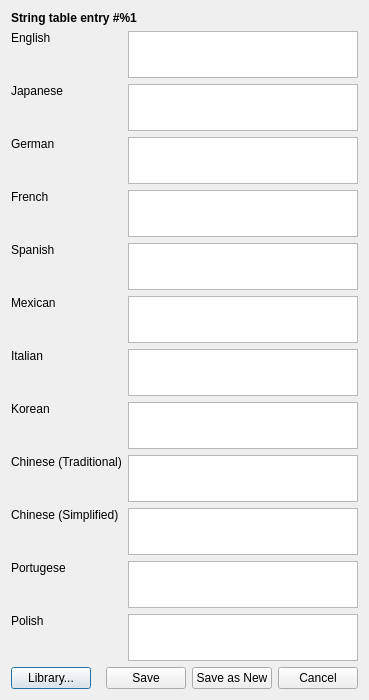
<?xml version="1.0" encoding="UTF-8"?>
<ui version="4.0">
 <class>LocalizedStringEditorModal</class>
 <widget class="QDialog" name="LocalizedStringEditorModal">
  <property name="geometry">
   <rect>
    <x>0</x>
    <y>0</y>
    <width>369</width>
    <height>700</height>
   </rect>
  </property>
  <property name="sizePolicy">
   <sizepolicy hsizetype="Preferred" vsizetype="Preferred">
    <horstretch>0</horstretch>
    <verstretch>0</verstretch>
   </sizepolicy>
  </property>
  <property name="windowTitle">
   <string>Dialog</string>
  </property>
  <layout class="QGridLayout" name="gridLayout">
   <item row="8" column="1">
    <widget class="QPlainTextEdit" name="fieldKorean">
     <property name="sizePolicy">
      <sizepolicy hsizetype="Expanding" vsizetype="MinimumExpanding">
       <horstretch>0</horstretch>
       <verstretch>0</verstretch>
      </sizepolicy>
     </property>
     <property name="minimumSize">
      <size>
       <width>0</width>
       <height>25</height>
      </size>
     </property>
     <property name="tabChangesFocus">
      <bool>true</bool>
     </property>
    </widget>
   </item>
   <item row="4" column="1">
    <widget class="QPlainTextEdit" name="fieldFrench">
     <property name="sizePolicy">
      <sizepolicy hsizetype="Expanding" vsizetype="MinimumExpanding">
       <horstretch>0</horstretch>
       <verstretch>0</verstretch>
      </sizepolicy>
     </property>
     <property name="minimumSize">
      <size>
       <width>0</width>
       <height>25</height>
      </size>
     </property>
     <property name="tabChangesFocus">
      <bool>true</bool>
     </property>
    </widget>
   </item>
   <item row="7" column="0">
    <widget class="QLabel" name="label_7">
     <property name="text">
      <string>Italian</string>
     </property>
     <property name="alignment">
      <set>Qt::AlignLeading|Qt::AlignLeft|Qt::AlignTop</set>
     </property>
     <property name="buddy">
      <cstring>fieldItalian</cstring>
     </property>
    </widget>
   </item>
   <item row="3" column="1">
    <widget class="QPlainTextEdit" name="fieldGerman">
     <property name="sizePolicy">
      <sizepolicy hsizetype="Expanding" vsizetype="MinimumExpanding">
       <horstretch>0</horstretch>
       <verstretch>0</verstretch>
      </sizepolicy>
     </property>
     <property name="minimumSize">
      <size>
       <width>0</width>
       <height>25</height>
      </size>
     </property>
     <property name="tabChangesFocus">
      <bool>true</bool>
     </property>
    </widget>
   </item>
   <item row="12" column="1">
    <widget class="QPlainTextEdit" name="fieldPolish">
     <property name="sizePolicy">
      <sizepolicy hsizetype="Expanding" vsizetype="MinimumExpanding">
       <horstretch>0</horstretch>
       <verstretch>0</verstretch>
      </sizepolicy>
     </property>
     <property name="minimumSize">
      <size>
       <width>0</width>
       <height>25</height>
      </size>
     </property>
     <property name="tabChangesFocus">
      <bool>true</bool>
     </property>
    </widget>
   </item>
   <item row="3" column="0">
    <widget class="QLabel" name="label_3">
     <property name="text">
      <string>German</string>
     </property>
     <property name="alignment">
      <set>Qt::AlignLeading|Qt::AlignLeft|Qt::AlignTop</set>
     </property>
     <property name="buddy">
      <cstring>fieldGerman</cstring>
     </property>
    </widget>
   </item>
   <item row="6" column="0">
    <widget class="QLabel" name="label_6">
     <property name="text">
      <string>Mexican</string>
     </property>
     <property name="alignment">
      <set>Qt::AlignLeading|Qt::AlignLeft|Qt::AlignTop</set>
     </property>
     <property name="buddy">
      <cstring>fieldMexican</cstring>
     </property>
    </widget>
   </item>
   <item row="0" column="0" colspan="2">
    <widget class="QLabel" name="labelStringIndex">
     <property name="font">
      <font>
       <weight>75</weight>
       <bold>true</bold>
      </font>
     </property>
     <property name="text">
      <string>String table entry #%1</string>
     </property>
    </widget>
   </item>
   <item row="9" column="1">
    <widget class="QPlainTextEdit" name="fieldChineseTrad">
     <property name="sizePolicy">
      <sizepolicy hsizetype="Expanding" vsizetype="MinimumExpanding">
       <horstretch>0</horstretch>
       <verstretch>0</verstretch>
      </sizepolicy>
     </property>
     <property name="minimumSize">
      <size>
       <width>0</width>
       <height>25</height>
      </size>
     </property>
     <property name="tabChangesFocus">
      <bool>true</bool>
     </property>
    </widget>
   </item>
   <item row="12" column="0">
    <widget class="QLabel" name="label_12">
     <property name="text">
      <string>Polish</string>
     </property>
     <property name="alignment">
      <set>Qt::AlignLeading|Qt::AlignLeft|Qt::AlignTop</set>
     </property>
     <property name="buddy">
      <cstring>fieldPolish</cstring>
     </property>
    </widget>
   </item>
   <item row="4" column="0">
    <widget class="QLabel" name="label_4">
     <property name="text">
      <string>French</string>
     </property>
     <property name="alignment">
      <set>Qt::AlignLeading|Qt::AlignLeft|Qt::AlignTop</set>
     </property>
     <property name="buddy">
      <cstring>fieldFrench</cstring>
     </property>
    </widget>
   </item>
   <item row="11" column="1">
    <widget class="QPlainTextEdit" name="fieldPortugese">
     <property name="sizePolicy">
      <sizepolicy hsizetype="Expanding" vsizetype="MinimumExpanding">
       <horstretch>0</horstretch>
       <verstretch>0</verstretch>
      </sizepolicy>
     </property>
     <property name="minimumSize">
      <size>
       <width>0</width>
       <height>25</height>
      </size>
     </property>
     <property name="tabChangesFocus">
      <bool>true</bool>
     </property>
    </widget>
   </item>
   <item row="5" column="1">
    <widget class="QPlainTextEdit" name="fieldSpanish">
     <property name="sizePolicy">
      <sizepolicy hsizetype="Expanding" vsizetype="MinimumExpanding">
       <horstretch>0</horstretch>
       <verstretch>0</verstretch>
      </sizepolicy>
     </property>
     <property name="minimumSize">
      <size>
       <width>0</width>
       <height>25</height>
      </size>
     </property>
     <property name="tabChangesFocus">
      <bool>true</bool>
     </property>
    </widget>
   </item>
   <item row="6" column="1">
    <widget class="QPlainTextEdit" name="fieldMexican">
     <property name="sizePolicy">
      <sizepolicy hsizetype="Expanding" vsizetype="MinimumExpanding">
       <horstretch>0</horstretch>
       <verstretch>0</verstretch>
      </sizepolicy>
     </property>
     <property name="minimumSize">
      <size>
       <width>0</width>
       <height>25</height>
      </size>
     </property>
     <property name="tabChangesFocus">
      <bool>true</bool>
     </property>
    </widget>
   </item>
   <item row="11" column="0">
    <widget class="QLabel" name="label_11">
     <property name="text">
      <string>Portugese</string>
     </property>
     <property name="alignment">
      <set>Qt::AlignLeading|Qt::AlignLeft|Qt::AlignTop</set>
     </property>
     <property name="buddy">
      <cstring>fieldPortugese</cstring>
     </property>
    </widget>
   </item>
   <item row="1" column="0">
    <widget class="QLabel" name="label">
     <property name="text">
      <string>English</string>
     </property>
     <property name="alignment">
      <set>Qt::AlignLeading|Qt::AlignLeft|Qt::AlignTop</set>
     </property>
     <property name="buddy">
      <cstring>fieldEnglish</cstring>
     </property>
    </widget>
   </item>
   <item row="2" column="0">
    <widget class="QLabel" name="label_2">
     <property name="text">
      <string>Japanese</string>
     </property>
     <property name="alignment">
      <set>Qt::AlignLeading|Qt::AlignLeft|Qt::AlignTop</set>
     </property>
     <property name="buddy">
      <cstring>fieldJapanese</cstring>
     </property>
    </widget>
   </item>
   <item row="2" column="1">
    <widget class="QPlainTextEdit" name="fieldJapanese">
     <property name="sizePolicy">
      <sizepolicy hsizetype="Expanding" vsizetype="MinimumExpanding">
       <horstretch>0</horstretch>
       <verstretch>0</verstretch>
      </sizepolicy>
     </property>
     <property name="minimumSize">
      <size>
       <width>0</width>
       <height>25</height>
      </size>
     </property>
     <property name="tabChangesFocus">
      <bool>true</bool>
     </property>
    </widget>
   </item>
   <item row="10" column="0">
    <widget class="QLabel" name="label_10">
     <property name="text">
      <string>Chinese (Simplified)</string>
     </property>
     <property name="alignment">
      <set>Qt::AlignLeading|Qt::AlignLeft|Qt::AlignTop</set>
     </property>
     <property name="buddy">
      <cstring>fieldChineseSimp</cstring>
     </property>
    </widget>
   </item>
   <item row="8" column="0">
    <widget class="QLabel" name="label_8">
     <property name="text">
      <string>Korean</string>
     </property>
     <property name="alignment">
      <set>Qt::AlignLeading|Qt::AlignLeft|Qt::AlignTop</set>
     </property>
     <property name="buddy">
      <cstring>fieldKorean</cstring>
     </property>
    </widget>
   </item>
   <item row="7" column="1">
    <widget class="QPlainTextEdit" name="fieldItalian">
     <property name="sizePolicy">
      <sizepolicy hsizetype="Expanding" vsizetype="MinimumExpanding">
       <horstretch>0</horstretch>
       <verstretch>0</verstretch>
      </sizepolicy>
     </property>
     <property name="minimumSize">
      <size>
       <width>0</width>
       <height>25</height>
      </size>
     </property>
     <property name="tabChangesFocus">
      <bool>true</bool>
     </property>
    </widget>
   </item>
   <item row="10" column="1">
    <widget class="QPlainTextEdit" name="fieldChineseSimp">
     <property name="sizePolicy">
      <sizepolicy hsizetype="Expanding" vsizetype="MinimumExpanding">
       <horstretch>0</horstretch>
       <verstretch>0</verstretch>
      </sizepolicy>
     </property>
     <property name="minimumSize">
      <size>
       <width>0</width>
       <height>25</height>
      </size>
     </property>
     <property name="tabChangesFocus">
      <bool>true</bool>
     </property>
    </widget>
   </item>
   <item row="5" column="0">
    <widget class="QLabel" name="label_5">
     <property name="text">
      <string>Spanish</string>
     </property>
     <property name="alignment">
      <set>Qt::AlignLeading|Qt::AlignLeft|Qt::AlignTop</set>
     </property>
     <property name="buddy">
      <cstring>fieldSpanish</cstring>
     </property>
    </widget>
   </item>
   <item row="1" column="1">
    <widget class="QPlainTextEdit" name="fieldEnglish">
     <property name="sizePolicy">
      <sizepolicy hsizetype="Expanding" vsizetype="MinimumExpanding">
       <horstretch>0</horstretch>
       <verstretch>0</verstretch>
      </sizepolicy>
     </property>
     <property name="minimumSize">
      <size>
       <width>0</width>
       <height>25</height>
      </size>
     </property>
     <property name="tabChangesFocus">
      <bool>true</bool>
     </property>
    </widget>
   </item>
   <item row="9" column="0">
    <widget class="QLabel" name="label_9">
     <property name="text">
      <string>Chinese (Traditional)</string>
     </property>
     <property name="alignment">
      <set>Qt::AlignLeading|Qt::AlignLeft|Qt::AlignTop</set>
     </property>
     <property name="buddy">
      <cstring>fieldChineseTrad</cstring>
     </property>
    </widget>
   </item>
   <item row="14" column="0" colspan="2">
    <layout class="QHBoxLayout" name="horizontalLayout">
     <item>
      <widget class="QPushButton" name="buttonOpenLibrary">
       <property name="sizePolicy">
        <sizepolicy hsizetype="Maximum" vsizetype="Fixed">
         <horstretch>0</horstretch>
         <verstretch>0</verstretch>
        </sizepolicy>
       </property>
       <property name="text">
        <string>Library...</string>
       </property>
      </widget>
     </item>
     <item>
      <spacer name="horizontalSpacer">
       <property name="orientation">
        <enum>Qt::Horizontal</enum>
       </property>
       <property name="sizeHint" stdset="0">
        <size>
         <width>0</width>
         <height>0</height>
        </size>
       </property>
      </spacer>
     </item>
     <item>
      <widget class="QPushButton" name="buttonSave">
       <property name="text">
        <string>Save</string>
       </property>
      </widget>
     </item>
     <item>
      <widget class="QPushButton" name="buttonSaveAsNew">
       <property name="text">
        <string>Save as New</string>
       </property>
      </widget>
     </item>
     <item>
      <widget class="QPushButton" name="buttonCancel">
       <property name="text">
        <string>Cancel</string>
       </property>
      </widget>
     </item>
    </layout>
   </item>
   <item row="13" column="0" colspan="2">
    <spacer name="verticalSpacer">
     <property name="orientation">
      <enum>Qt::Vertical</enum>
     </property>
     <property name="sizeHint" stdset="0">
      <size>
       <width>0</width>
       <height>0</height>
      </size>
     </property>
    </spacer>
   </item>
  </layout>
 </widget>
 <tabstops>
  <tabstop>fieldEnglish</tabstop>
  <tabstop>fieldJapanese</tabstop>
  <tabstop>fieldGerman</tabstop>
  <tabstop>fieldFrench</tabstop>
  <tabstop>fieldSpanish</tabstop>
  <tabstop>fieldMexican</tabstop>
  <tabstop>fieldItalian</tabstop>
  <tabstop>fieldKorean</tabstop>
  <tabstop>fieldChineseTrad</tabstop>
  <tabstop>fieldChineseSimp</tabstop>
  <tabstop>fieldPortugese</tabstop>
  <tabstop>fieldPolish</tabstop>
 </tabstops>
 <resources/>
 <connections/>
</ui>
